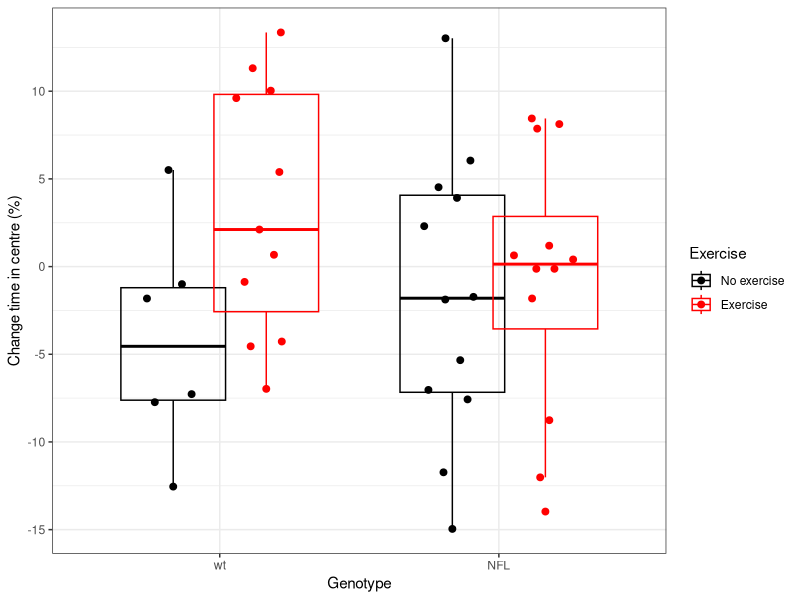
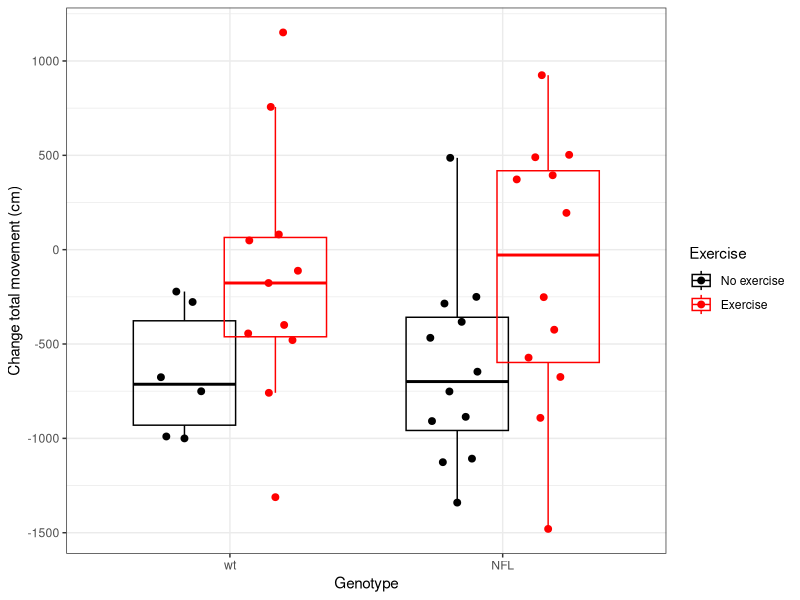
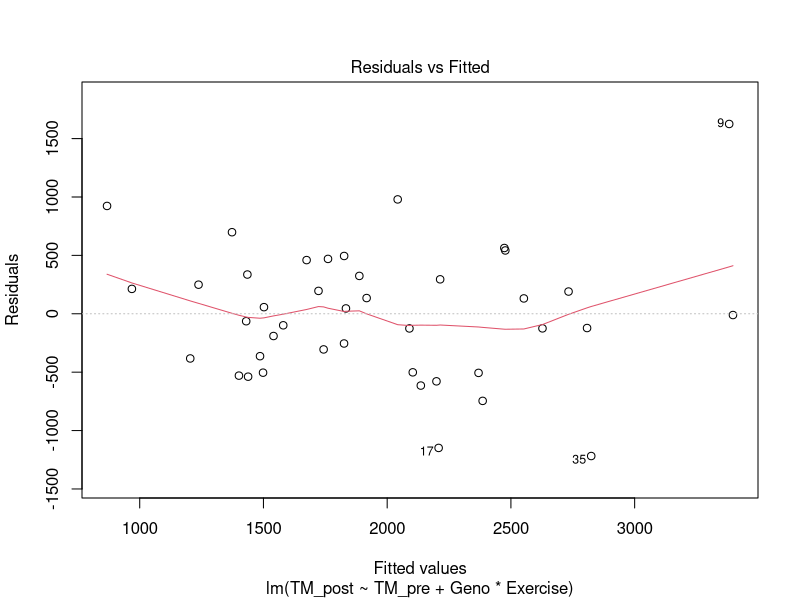
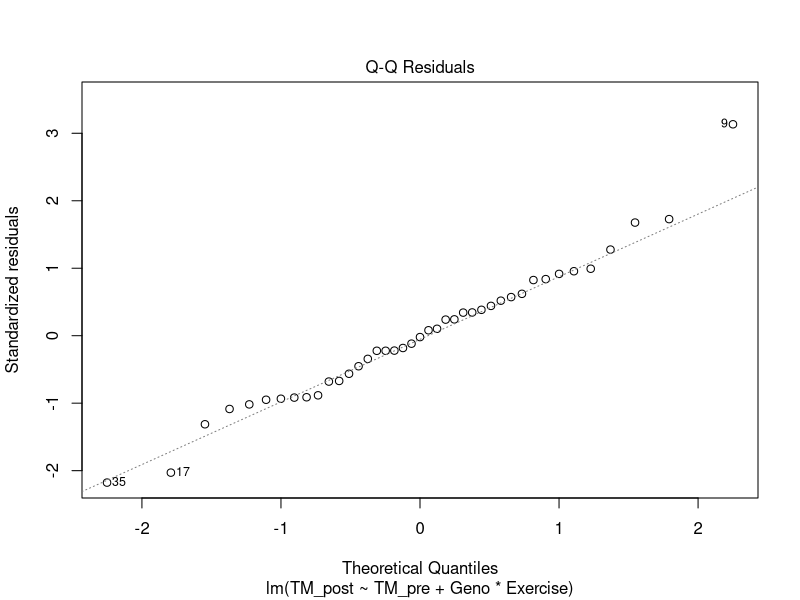
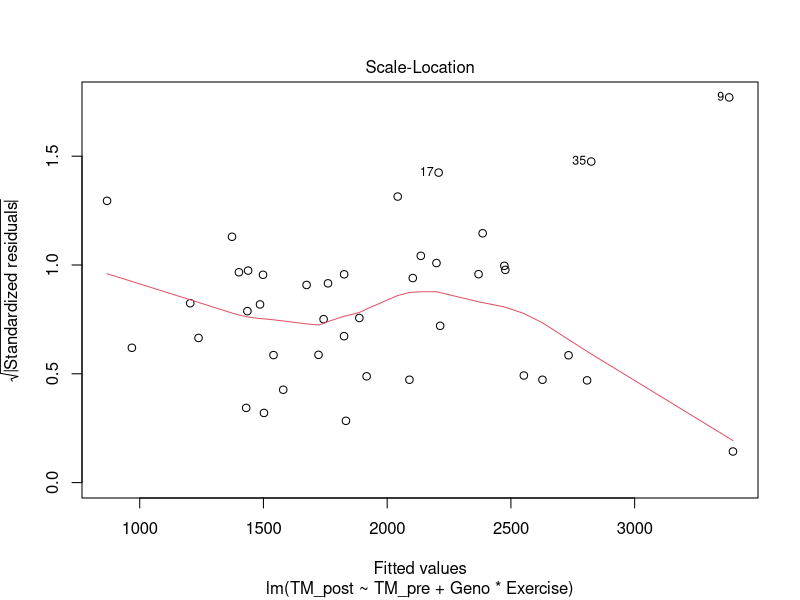
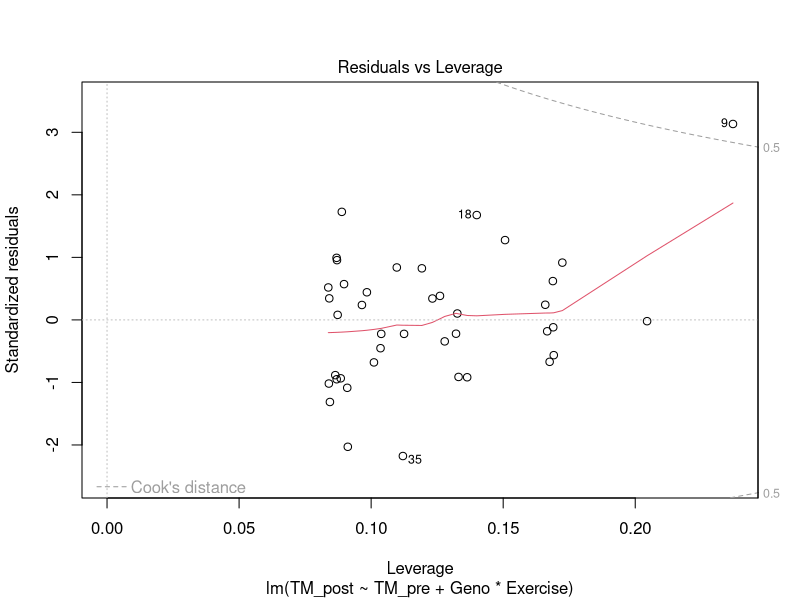
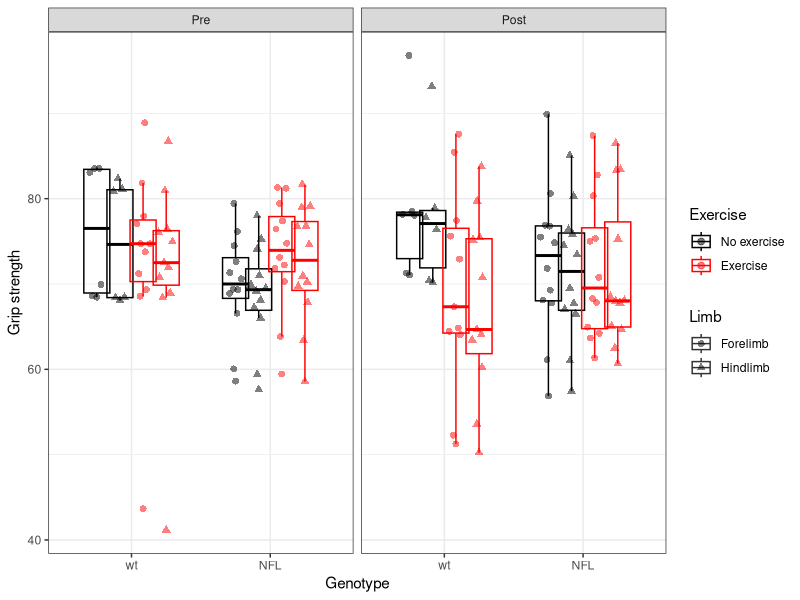
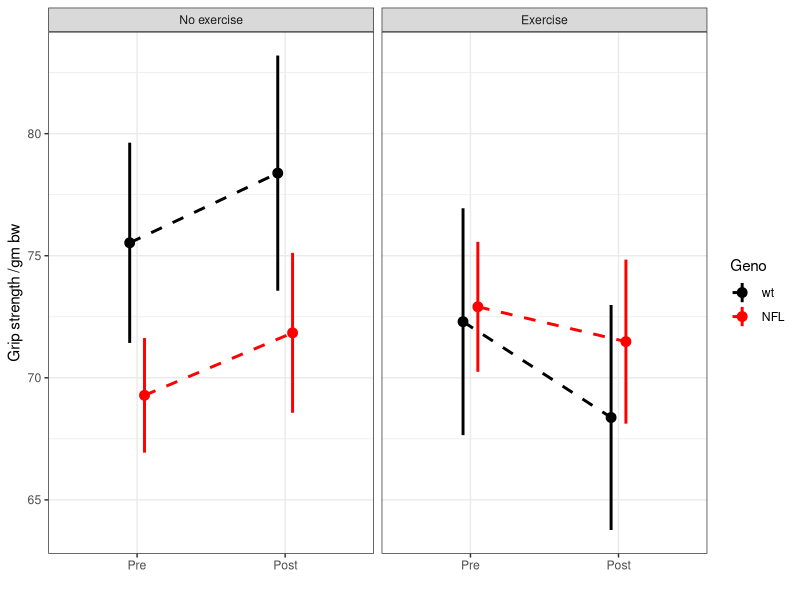

Recreate these plots in R, in order. (Note: this script raises an error after producing the figures.)
## ---- chunk 1
knitr::opts_chunk$set(echo = FALSE, message = FALSE, warning = FALSE)
## ---- chunk 2
library(readr)
library(dplyr)
library(ggplot2)
library(lme4)
library(lmerTest)
library(knitr)
library(reshape2)
library(ggbeeswarm)
library(openxlsx)


# d <- read_csv("nfl_exercise.csv") %>%
#   mutate(exercise = factor(exercise, levels = c(1, 0), labels = c("exercise", "no exercise")),
#          geno = factor(geno, levels = c("WT", "NFL")))

## ---- chunk 3
d0 <- lapply(1:3, function(x) read.xlsx('nfl_behaviour_2019.xlsx', sheet = x, startRow = 3))

names(d0[[3]]) <- c("ID",
                    "Geno",
                    "Exercise",
                    "HLS_pre",
                    "HLS_post",
                    "HLS_change",
                    "FLS_pre",
                    "FLS_post",
                    "FLS_change",
                    "ALS_pre",
                    "ALS_post",
                    "ALS_change")

d <- left_join(d0[[1]], d0[[2]]) %>%
  left_join(d0[[3]]) %>%
  mutate(Exercise = factor(Exercise, levels = c(0, 1), labels = c("No exercise", "Exercise")),
         Geno = factor(Geno, levels = c("wt", "NFL")))

## ---- chunk 4
dw = 2/3

ggplot(d, aes(x = Geno, colour = Exercise, y = CT_change)) +
  geom_boxplot(position = position_dodge(width = dw), alpha = 0) +
  geom_quasirandom(dodge.width = dw, size = 2) +
  scale_colour_manual(values = c("black", "red")) +
  ylab("Change time in centre (%)") +
  xlab("Genotype") +
  theme_bw()
## ---- chunk 5
m1 <- lm(CT_post ~ CT_pre + Geno * Exercise, d)
anova(m1)

#plot(m1)
## ---- chunk 6
d %>% group_by(Geno) %>%
  summarise(mean = mean(CT_change, na.rm = TRUE),
            sd = sd(CT_change, na.rm = TRUE)) %>%
  kable(digits = 2)

d %>% group_by(Exercise) %>%
  summarise(mean = mean(CT_change, na.rm = TRUE),
            sd = sd(CT_change, na.rm = TRUE)) %>%
  kable(digits = 2)

d %>% group_by(Geno, Exercise) %>%
  summarise(mean = mean(CT_change, na.rm = TRUE),
            sd = sd(CT_change, na.rm = TRUE)) %>%
  kable(digits = 2)
## ---- chunk 7
ggplot(d, aes(x = Geno, colour = Exercise, y = TM_change)) +
  geom_boxplot(position = position_dodge(width = dw), alpha = 0.0) +
  geom_quasirandom(dodge.width = dw, size = 2) +
  scale_colour_manual(values = c("black", "red")) +
  ylab("Change total movement (cm)") +
  xlab("Genotype") +
  theme_bw()
## ---- chunk 8
m1 <- lm(TM_post ~ TM_pre + Geno*Exercise, d)
anova(m1)

plot(m1)
## ---- chunk 9
d %>% group_by(Geno) %>%
  summarise(mean = mean(TM_change, na.rm = TRUE),
            sd = sd(TM_change, na.rm = TRUE)) %>%
  kable(digits = 2)

d %>% group_by(Exercise) %>%
  summarise(mean = mean(TM_change, na.rm = TRUE),
            sd = sd(TM_change, na.rm = TRUE)) %>%
  kable(digits = 2)

d %>% group_by(Geno, Exercise) %>%
  summarise(mean = mean(TM_change, na.rm = TRUE),
            sd = sd(TM_change, na.rm = TRUE)) %>%
  kable(digits = 2)



## ---- chunk 10
gs <- select(d, ID, Geno, Exercise, HS_pre, HS_post, FS_pre, FS_post) %>%
  melt(id.vars = c("ID", "Geno", "Exercise")) %>%
  mutate(time = case_when(variable %in% c("HS_pre", "FS_pre") ~ "Pre",
                          variable %in% c("HS_post", "FS_post") ~ "Post"),
         time = factor(time, levels = c("Pre", "Post"))) %>%
  mutate(Limb = case_when(variable %in% c("HS_pre", "HS_post") ~ "Hindlimb",
                          variable %in% c("FS_pre", "FS_post") ~ "Forelimb"))

ggplot(gs, aes(x = Geno, colour = Exercise, y = value, shape = Limb)) +
  geom_boxplot(position = position_dodge(width = dw), alpha = 0) +
    geom_quasirandom(dodge.width = dw, size = 2, alpha = 0.5) +
  scale_colour_manual(values = c("black", "red")) +
  facet_wrap(~time) +
  ylab("Grip strength") +
  xlab("Genotype") +
  theme_bw()
## ---- chunk 11
m1 <- lmer(value ~ Limb + Geno*time + Exercise*time + Geno*Exercise*time + (1|ID), gs)
anova(m1)

gs %>% group_by(Geno, time) %>%
  summarise(mean = mean(value, na.rm = TRUE),
            sd = sd(value, na.rm = TRUE)) %>%
  kable(digits = 2)

gs %>% group_by(Geno, Exercise, time) %>%
  summarise(mean = mean(value, na.rm = TRUE),
            sd = sd(value, na.rm = TRUE)) %>%
  kable(digits = 2)
## ---- chunk 12
library(plotrix)
gs0 <- gs %>% group_by(time, Exercise, Geno) %>%
  summarise(mean = mean(value, na.rm = TRUE),
            se = std.error(value, na.rm = TRUE)) %>%
  mutate(lwr = mean - 1.96*se,
         upr = mean + 1.96*se)

ggplot(gs0, aes(x = time, colour = Geno, group = Geno, y = mean, ymin = lwr, ymax = upr)) +
  geom_point(size = 3, position = position_dodge(width = 0.2)) +
  geom_linerange(position = position_dodge(width = 0.2), size = 1) +
  geom_path(position = position_dodge(width = 0.2), linetype = "dashed", size = 1) +
  scale_colour_manual(values = c("black", "red")) +
  ylab("Grip strength /gm bw") +
  xlab("") +
  facet_wrap(~Exercise) +
  theme_bw()

## ---- chunk 13
gs <- select(d, id, geno, exercise, fp_pre, fp_post) %>%
  melt(id.vars = c("id", "geno", "exercise")) %>%
  mutate(time = factor(variable, labels = c("Pre", "Post"))) %>%
  na.omit()

ggplot(gs, aes(x = geno, colour = exercise, y = value)) +
  geom_boxplot(position = position_dodge(width = 0.666)) +
    geom_quasirandom(dodge.width = 0.666) +
  scale_colour_manual(values = c("black", "red")) +
  facet_wrap(~time) +
  ylab("Foot print") +
  xlab("Genotype") +
  theme_bw()
## ---- chunk 14
m1 <- lmer(value ~ geno*time + exercise*time + geno*exercise + (1|id), gs)
anova(m1)

gs %>% group_by(geno, time) %>%
  summarise(mean = mean(value, na.rm = TRUE),
            sd = sd(value, na.rm = TRUE)) %>%
  kable()

gs %>% group_by(exercise, time) %>%
  summarise(mean = mean(value, na.rm = TRUE),
            sd = sd(value, na.rm = TRUE)) %>%
  kable()

gs %>% group_by(geno, exercise, time) %>%
  summarise(mean = mean(value, na.rm = TRUE),
            sd = sd(value, na.rm = TRUE)) %>%
  kable()
